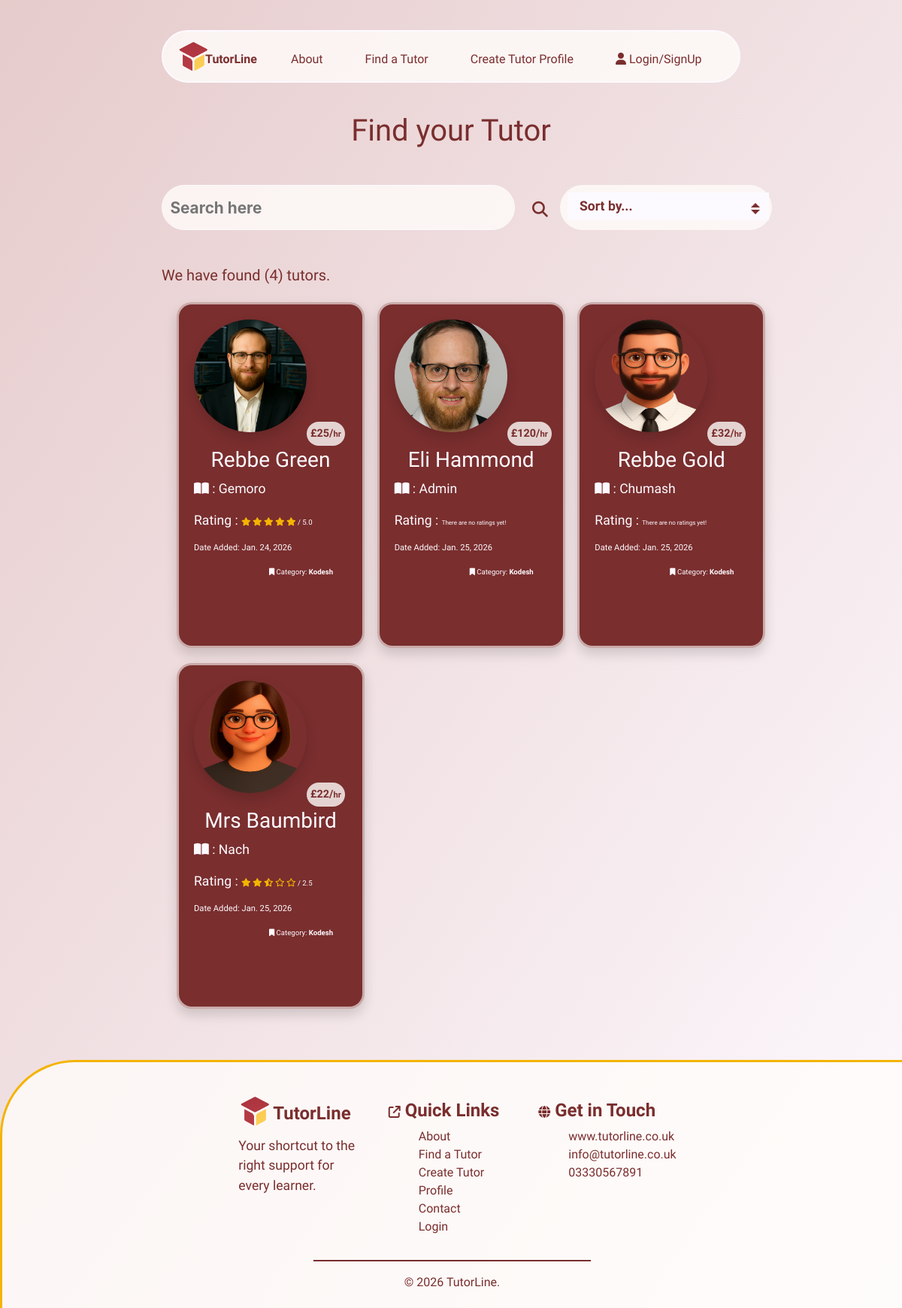
The page /tutors/ on the database its author committed.
### tutors/models.py (models this page shows, shortened)
class Tutors(models.Model):
    class Meta:
        verbose_name_plural = "Tutors"
    user = models.ForeignKey(User, on_delete=models.CASCADE, null=True, blank=True)
    name = models.CharField(max_length=254)
    location = models.ForeignKey('Location', null=True, blank=True,
                                 on_delete=models.SET_NULL)
    category = models.ForeignKey('Category', null=True, blank=True,
                                 on_delete=models.SET_NULL)
    date_added = models.DateField(auto_now=True)
    subject = models.CharField(max_length=254)
    price = models.IntegerField()
    active = models.BooleanField(default=True)
    description = models.TextField()
    email = models.EmailField()
    phone = models.CharField(max_length=14)
    rating = models.FloatField(default=0)
    image = models.ImageField(blank=True, null=True)
    is_male = models.BooleanField()
    color_1 = models.IntegerField(default=rand)
    color_2 = models.IntegerField(default=rand)
    color_3 = models.IntegerField(default=rand)

class Category(models.Model):
    class Meta:
        verbose_name_plural = "Categories"
    name = models.CharField(max_length=254)
    def __str__(self):
        return self.name

### tutors/views.py (the view)
# urls.py: path('tutors/', include('tutors.urls')),
def tutors(request):
    tutors = Tutors.objects.all()
    active_tutors = Tutors.objects.filter(active=True)
    if active_tutors.exists():
        tutors = active_tutors
    else:
        tutors = None
    query = None
    sort = request.GET.get('sort')
    if request.GET:
        if 'q' in request.GET:
            query = request.GET['q']
            queries = Q(name__icontains=query) | Q(subject__icontains=query) | Q(category__name__icontains=query) | Q(location__name__icontains=query)
            tutors = tutors.filter(queries)
    if sort == "price_low":
        tutors = tutors.order_by('price')
    elif sort == "price_high":
        tutors = tutors.order_by('-price')
    elif sort == "most_recent":
        tutors = tutors.order_by('-date_added')
    elif sort == "highest_rating":
        tutors = tutors.filter(rating__gt=0).order_by('-rating')
    context = {
                'tutors': tutors,
                'search': query,
                }
    return render(request, 'tutors/tutors.html', context)

### tutors/templates/tutors/tutors.html (shortened to what this page needs)
{% extends "base.html" %}
{% load static %}
{% block extracss%}
<link rel="stylesheet" href="{% static 'css/tutors.css' %}">
{% endblock %}
{% block content %}
    <h1>Find your Tutor</h1>
    <div class="container-fluid mt-5">
        <div class="row">
            <div class="col-1 col-md-2"></div>
            <div class="col-10 col-md-5">
                 <form action="{% url 'tutors' %}" method="GET">
                    <div class="search-bar">
                        <input type="text" class="search-input" name="q" placeholder="Search here">
                        <button class="btn" type="submit"><i class="fas fa-search"></i></button>
                    </div>
                 </form>
            </div>
            <div class="col-1 col-md-5">
                <form action="{% url 'tutors' %}" method="GET">
                    <div class="select-box">
                        <select name="sort" onchange="this.form.submit()">
                            <option value="">Sort by...</option>
                        </select>
                    </div>
                </form>
            </div>
        </div>
    </div>
    <section class="mt-5">
        <div class="container-fluid">
            <div class="row search-results">
                <div class="col-1 col-md-2"></div>
                <div class="col-11 col-md-4">
                    <h5>We have found ({{ tutors.count }}) tutor{% if tutors.count == 1 %}{% else %}s{% endif %}{% if search %}, for <strong>"{{ search }}"</strong>.{% else %}.
                        {% endif %}
                    </h5>
                </div>
                <div class="d-none d-md-block col-md-6"></div>
            </div>
            <div class="row mt-3">
                <div class="col-1 col-md-2"></div>
                <div class="col-10 col-md-8">
                    <div class="row">
                        {% for tutor in tutors %}
                        <div class="col-12 col-md-6 col-lg-4">
                            <a href="{% url 'tutor_details' tutor.id %}">
                                <div class="tutor-card shadow">
                                    {% if tutor.is_male == True %}
                                    {% if tutor.image %}
                                    <img src="{{ tutor.image.url }}" class="image shadow" alt="{{ tutor.name }}">
                                    {% else %}
                                    <img src="/media/placeholder_male2.png" class="image shadow" alt="{{ tutor.name }}">
                                    {% endif %}
                                    {% else %}
                                    <img src="/media/placeholder_female.png" class="image shadow" alt="{{ tutor.name }}">
                                    {% endif %}
                                    <p class="price-stamp">£{{ tutor.price }}/<span class="per-hr">hr</span></p>
                                    <div class="details">
                                        <h3>{{ tutor.name }}</h3>
                                        <p><i class="fa-solid fa-book-open"></i> : {{ tutor.subject }}</p>
                                        <p>
                                            Rating : {% if tutor.rating == 0 %}
                                            <span class="no-rating">There are no ratings yet!</span>
                                            {% else %}
                                            {% if tutor.rating == 5 %}
                                            <i class="fa-solid fa-star r-stars"></i>
                                            <i class="fa-solid fa-star r-stars"></i>
                                            <i class="fa-solid fa-star r-stars"></i>
                                            <i class="fa-solid fa-star r-stars"></i>
                                            <i class="fa-solid fa-star r-stars"></i>
                                            {% elif tutor.rating > 4 %}
                                            <i class="fa-solid fa-star r-stars"></i>
                                            <i class="fa-solid fa-star r-stars"></i>
                                            <i class="fa-solid fa-star r-stars"></i>
                                            <i class="fa-solid fa-star r-stars"></i>
                                            <i class="fa-solid fa-star-half-stroke r-stars"></i>
                                            {% elif tutor.rating == 4 %}
                                            <i class="fa-solid fa-star r-stars"></i>
                                            <i class="fa-solid fa-star r-stars"></i>
                                            <i class="fa-solid fa-star r-stars"></i>
                                            <i class="fa-solid fa-star r-stars"></i>
                                            <i class="fa-regular fa-star r-stars"></i>
                                            {% elif tutor.rating > 3 %}
                                            <i class="fa-solid fa-star r-stars"></i>
                                            <i class="fa-solid fa-star r-stars"></i>
                                            <i class="fa-solid fa-star r-stars"></i>
                                            <i class="fa-solid fa-star-half-stroke r-stars"></i>
                                            <i class="fa-regular fa-star r-stars"></i>
                                            {% elif tutor.rating == 3 %}
                                            <i class="fa-solid fa-star r-stars"></i>
                                            <i class="fa-solid fa-star r-stars"></i>
                                            <i class="fa-solid fa-star r-stars"></i>
                                            <i class="fa-regular fa-star r-stars"></i>
                                            <i class="fa-regular fa-star r-stars"></i>
                                            {% elif tutor.rating > 2 %}
                                            <i class="fa-solid fa-star r-stars"></i>
                                            <i class="fa-solid fa-star r-stars"></i>
                                            <i class="fa-solid fa-star-half-stroke r-stars"></i>
                                            <i class="fa-regular fa-star r-stars"></i>
                                            <i class="fa-regular fa-star r-stars"></i>
                                            {% elif tutor.rating == 2 %}
                                            <i class="fa-solid fa-star r-stars"></i>
                                            <i class="fa-solid fa-star r-stars"></i>
                                            <i class="fa-regular fa-star r-stars"></i>
                                            <i class="fa-regular fa-star r-stars"></i>
                                            <i class="fa-regular fa-star r-stars"></i>
                                            {% elif tutor.rating > 1 %}
                                            <i class="fa-solid fa-star r-stars"></i>
                                            <i class="fa-solid fa-star-half-stroke r-stars"></i>
                                            <i class="fa-regular fa-star r-stars"></i>
                                            <i class="fa-regular fa-star r-stars"></i>
                                            <i class="fa-regular fa-star r-stars"></i>
                                            {% else %}
                                            <i class="fa-solid fa-star r-stars"></i>
                                            <i class="fa-regular fa-star r-stars"></i>
                                            <i class="fa-regular fa-star r-stars"></i>
                                            <i class="fa-regular fa-star r-stars"></i>
                                            <i class="fa-regular fa-star r-stars"></i>
                                            {% endif %}
                                            <span class="rating-num"> / {{ tutor.rating|floatformat:1 }}</span>
                                            {% endif %}
                                        </p>
                                        <p class="date-tag">Date Added: {{ tutor.date_added }}</p>
                                        <p class="category-tag"><i class="fa-solid fa-bookmark"></i> Category: <strong>{{ tutor.category }}</strong></p>
                                    </div>
                                </div>
                            </a>
                        </div>
                        {% endfor %}
                    </div>
                </div>
                <div class="col-1 col-md-2"></div>
            </div>
        </div>
    </section>
{% endblock %}

### templates/base.html (shortened to what this page needs)
{% load static %}
<!doctype html>
<html lang="en">
  <head>
    {% block corecss %}
        <link rel="stylesheet" href="{% static 'css/base.css' %}">
        <link rel="stylesheet" href="{% static 'css/mobile-base.css' %}">
        <link rel="stylesheet" href="{% static 'css/buttons.css' %}">
        <link rel="stylesheet" href="https://cdnjs.cloudflare.com/ajax/libs/font-awesome/6.6.0/css/all.min.css">
        <link rel="stylesheet" href="https://cdnjs.cloudflare.com/ajax/libs/font-awesome/6.6.0/css/all.min.css">
        <link rel="stylesheet" href="https://cdn.jsdelivr.net/npm/bootstrap@4.6.2/dist/css/bootstrap.min.css">
    {% endblock %}
    {% block extracss%}
    {% endblock %}
  </head>
  <body>
    <header>
      <div class="container-fluid">
        <div class="row above-nav"></div>
        <div class="row">
          <div class="col-1 col-lg-2"></div>
          <div class="col-10 col-lg-8" id="nav">
            <ul class="d-none d-md-block nav nav-desktop">
              <li><a href="{% url 'home' %}">
                <img src="/media/logo.png" alt="logo" class="logo"><span class="logo-txt">TutorLine</span>
              </a></li>
              <span class="nav-options">
                <li class="nav-select"><a href="{% url 'about' %}">About</a></li>
                <li class="nav-select"><a href="{% url 'tutors' %}">Find a Tutor</a></li>
                {% if request.user.is_authenticated %}
                <li class="nav-select"><a href="{% url 'create_tutor' user.id %}">Create Tutor Profile</a></li>
                {% else %}
                <li class="nav-select pointer" onclick="profileSignIn()">Create Tutor Profile</li>
                {% endif %}
                <li class="sign-in nav-select">
                  {% if request.user.is_authenticated %}
                  <p><strong>Hi!</strong> {{ user.username }}</p>
                  <div id="sign-in-dropdown">
                    {% if user.is_authenticated and user.is_superuser %}
                      <p class="nav-select"><a href="/admin/">Admin</a></p>
                    {% endif %}
                  <button class="nav-select btn logout-btn" onclick="revealLogout()">Logout</button>
                  </div>
                  {% else %}
                  <i class="fa-solid fa-user"></i>
                   <a href="{% url 'account_login' %}">Login/SignUp</a>
                  {% endif %}
                </li>
              </span>
            </ul>
          </div>
          <div class="col-1 col-lg-2"></div>
        </div>
      </div>
    </header>
    {% block content %}
    {% endblock %}
    <footer>
      <div class="container-fluid footer-area mt-5">
        <div class="row">
          <div class="col-1 col-lg-3"></div>
          <div class="col-3 col-lg-2 me-3">
            <a href="">
              <h4><img src="/media/logo.png" alt="logo" class="footer-logo">
                <strong>TutorLine</strong>
              </h4>
            </a>
            <p>Your shortcut to the right support for every learner.</p>
          </div>
          <div class="col-4 col-lg-2">
            <h4>
              <span class="h6"><i class="fa-solid fa-arrow-up-right-from-square"></i></span>
              <strong>Quick Links</strong>
            </h4>
            <ul class="footer-list">
              <li><a href="{% url 'about' %}">About</a></li>
              <li><a href="{% url 'tutors' %}">Find a Tutor</a></li>
              <li><a href="">Create Tutor Profile</a></li>
              <li><a href="">Contact</a></li>
              {% if request.user.is_authenticated %}
              <li><a href="#nav" role="button" onclick="revealLogout()">Logout</a></li>
              {% else %}
              <li><a href="{% url 'account_login' %}">Login</a></li>
              {% endif %}
            </ul>
          </div>
          <div class="col-3 col-lg2">
            <h4>
              <span class="h6"><i class="fa-solid fa-globe"></i></span>
              <strong>Get in Touch</strong>
            </h4>
            <ul class="footer-list">
              <li>www.tutorline.co.uk</li>
              <li>info@tutorline.co.uk</li>
              <li>03330567891</li>
            </ul>
          </div>
          <div class="col-1 col-lg3"></div>
        </div>
        <div class="row ftr-row">
          <div class="col-4"></div>
          <div class="col-4 text-center">
            <hr>
            &copy; {% now "Y" %} TutorLine.
          </div>
          <div class="col-4"></div>
        </div>
      </div>
    </footer>
  </body>
</html>

### rows shown on the page
Tutors: image (picture), price "25", name "Rebbe Green", subject "Gemoro", rating "5.0", date_added "Jan. 24, 2026", category "Kodesh"
Tutors: image (picture), price "120", name "Eli Hammond", subject "Admin", rating "There are no ratings yet!", date_added "Jan. 25, 2026", category "Kodesh"
Tutors: is_male True (drawn), price "32", name "Rebbe Gold", subject "Chumash", rating "There are no ratings yet!", date_added "Jan. 25, 2026", category "Kodesh"
Tutors: is_male False (drawn), price "22", name "Mrs Baumbird", subject "Nach", rating "2.5", date_added "Jan. 25, 2026", category "Kodesh"

### other values the page prints
{{ tutors.count }} "4"
